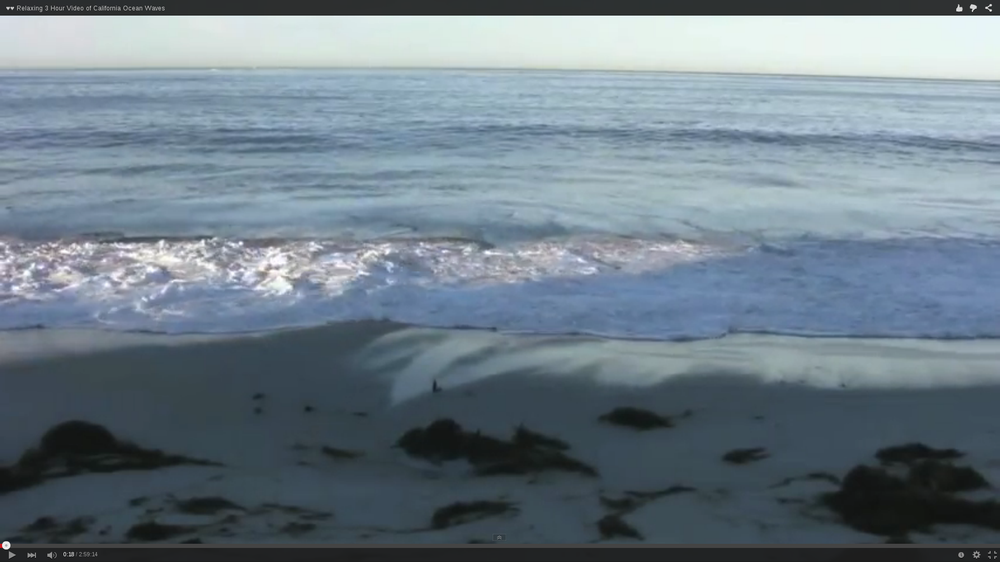
#> input picture images/wave_1.png, 1000 x 562 px, shrunk from 1920 x 1080 before the run, found by its file name
$ python djunior_test.py   (Python 2 division)   (older library calls are emulated)
#> lines starting #> are read from the running program, lines starting #| are printed output that depends on the picture
import cv
import cv2
import sys
import numpy

version = sys.version
if version[0] == "3":
    import statistics
else:
	def mean(list):
	    sum = 0
	    for element in list:
	        sum += element
	    return sum/len(list)

	def variance(list):
		var = 0
		for element1 in list:
			for element2 in list:
				var += ((element1 - element2) ** 2)/2
		return var/(len(list)**2)

img1 = cv2.imread("images/wave_1.png",cv2.IMREAD_COLOR)
#> img1 is the input picture: shape (562, 1000, 3); mean B, G, R 135.8, 125, 110.1
img2 = cv2.imread("images/wave_2.png",cv2.IMREAD_COLOR)
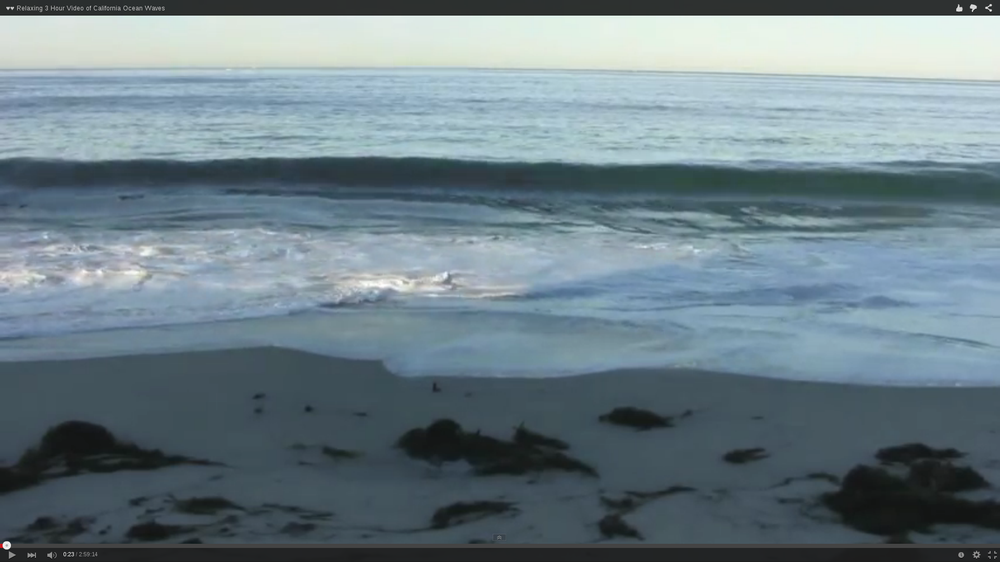
#> input picture images/wave_2.png, 1000 x 562 px, shrunk from 1920 x 1080 before the run, found by its file name
#> img2 is the input picture: shape (562, 1000, 3); mean B, G, R 135.7, 127.5, 109.8
img3 = cv2.imread("images/wave_3.png",cv2.IMREAD_COLOR)
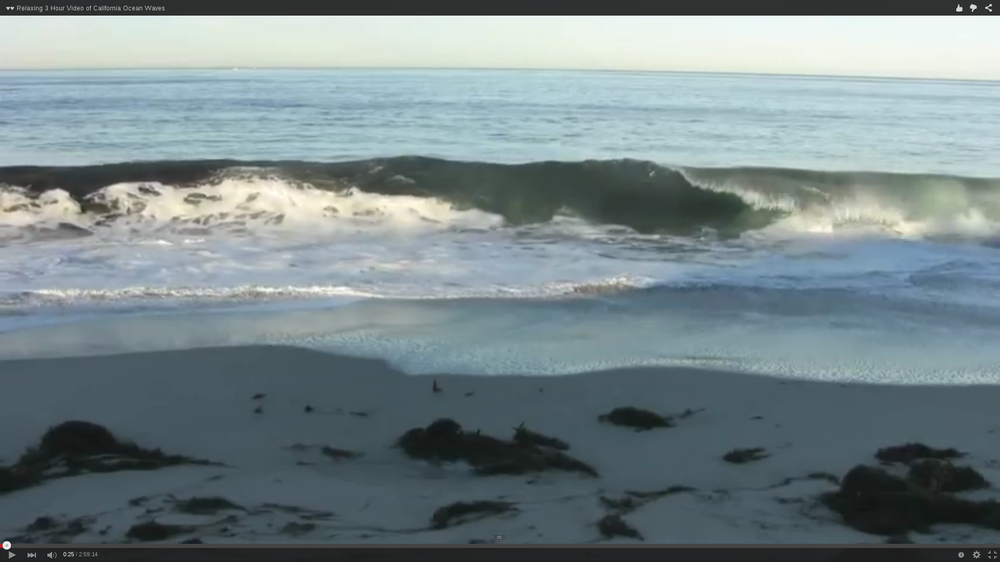
#> input picture images/wave_3.png, 1000 x 562 px, shrunk from 1920 x 1080 before the run, found by its file name
#> img3 is the input picture: shape (562, 1000, 3); mean B, G, R 137.9, 134.9, 119.8
img4 = cv2.imread("images/wave_4.png",cv2.IMREAD_COLOR)
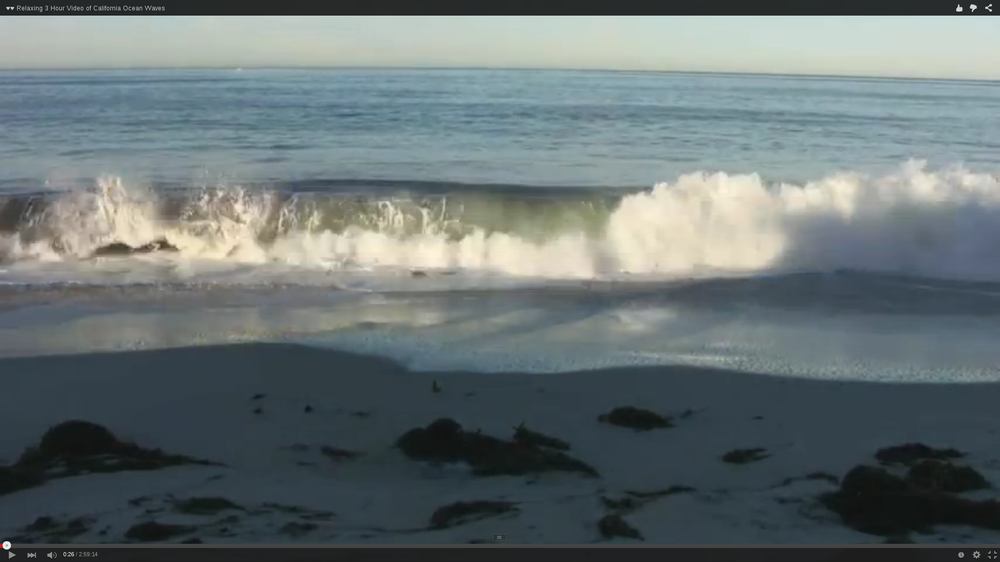
#> input picture images/wave_4.png, 1000 x 562 px, shrunk from 1920 x 1080 before the run, found by its file name
#> img4 is the input picture: shape (562, 1000, 3); mean B, G, R 115.7, 114.8, 104.4
img5 = cv2.imread("images/wave_5.png",cv2.IMREAD_COLOR)
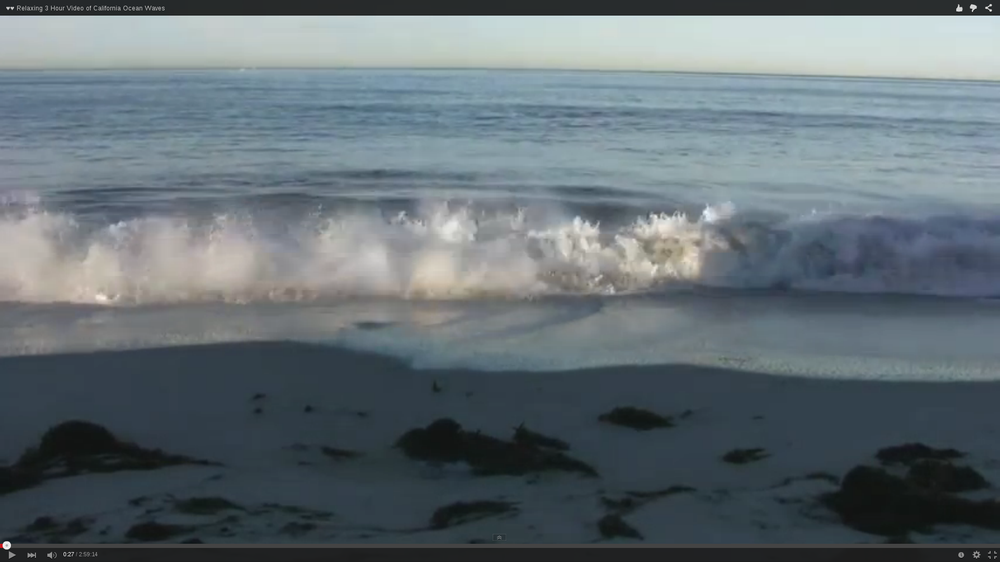
#> input picture images/wave_5.png, 1000 x 562 px, shrunk from 1920 x 1080 before the run, found by its file name
#> img5 is the input picture: shape (562, 1000, 3); mean B, G, R 116.6, 110.8, 99.7

#> (the run stopped early here; a loop or call above may not have finished)
